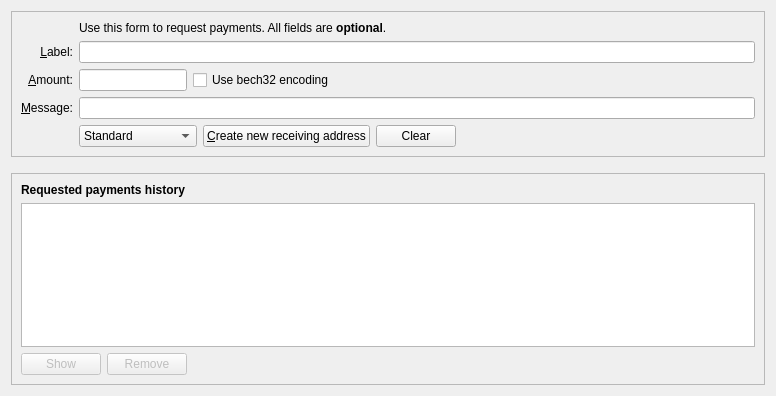
<?xml version="1.0" encoding="UTF-8"?>
<ui version="4.0">
 <class>ReceiveCoinsDialog</class>
 <widget class="QWidget" name="ReceiveCoinsDialog">
  <property name="geometry">
   <rect>
    <x>0</x>
    <y>0</y>
    <width>776</width>
    <height>396</height>
   </rect>
  </property>
  <layout class="QVBoxLayout" name="verticalLayout" stretch="0,0,1">
   <item>
    <widget class="QFrame" name="frame2">
     <property name="sizePolicy">
      <sizepolicy hsizetype="Preferred" vsizetype="Expanding">
       <horstretch>0</horstretch>
       <verstretch>0</verstretch>
      </sizepolicy>
     </property>
     <property name="frameShape">
      <enum>QFrame::StyledPanel</enum>
     </property>
     <property name="frameShadow">
      <enum>QFrame::Sunken</enum>
     </property>
     <layout class="QVBoxLayout" name="verticalLayout_3">
      <item>
       <layout class="QGridLayout" name="gridLayout">
        <item row="5" column="0">
         <widget class="QLabel" name="label">
          <property name="toolTip">
           <string>An optional amount to request. Leave this empty or zero to not request a specific amount.</string>
          </property>
          <property name="text">
           <string>&amp;Amount:</string>
          </property>
          <property name="alignment">
           <set>Qt::AlignRight|Qt::AlignTrailing|Qt::AlignVCenter</set>
          </property>
          <property name="buddy">
           <cstring>reqAmount</cstring>
          </property>
         </widget>
        </item>
        <item row="4" column="0">
         <widget class="QLabel" name="label_2">
          <property name="toolTip">
           <string>An optional label to associate with the new receiving address.</string>
          </property>
          <property name="text">
           <string>&amp;Label:</string>
          </property>
          <property name="alignment">
           <set>Qt::AlignRight|Qt::AlignTrailing|Qt::AlignVCenter</set>
          </property>
          <property name="buddy">
           <cstring>reqMessage</cstring>
          </property>
         </widget>
        </item>
        <item row="6" column="0">
         <widget class="QLabel" name="label_3">
          <property name="toolTip">
           <string>An optional message to attach to the payment request, which will be displayed when the request is opened. Note: The message will not be sent with the payment over the Rubix network.</string>
          </property>
          <property name="text">
           <string>&amp;Message:</string>
          </property>
          <property name="alignment">
           <set>Qt::AlignRight|Qt::AlignTrailing|Qt::AlignVCenter</set>
          </property>
          <property name="buddy">
           <cstring>reqMessage</cstring>
          </property>
         </widget>
        </item>
        <item row="4" column="2">
         <widget class="QLineEdit" name="reqLabel">
          <property name="toolTip">
           <string>An optional label to associate with the new receiving address.</string>
          </property>
         </widget>
        </item>
        <item row="2" column="2">
         <widget class="QLabel" name="label_5">
          <property name="text">
           <string>Use this form to request payments. All fields are &lt;b&gt;optional&lt;/b&gt;.</string>
          </property>
         </widget>
        </item>
        <item row="7" column="0">
         <widget class="QLabel" name="label_4">
          <property name="text">
           <string/>
          </property>
         </widget>
        </item>
        <item row="6" column="2">
         <widget class="QLineEdit" name="reqMessage">
          <property name="toolTip">
           <string>An optional message to attach to the payment request, which will be displayed when the request is opened. Note: The message will not be sent with the payment over the Rubix network.</string>
          </property>
         </widget>
        </item>
        <item row="7" column="2">
         <layout class="QHBoxLayout" name="horizontalLayout">
          <item>
           <widget class="QComboBox" name="cbxAddressType">
            <property name="locale">
             <locale language="English" country="UnitedKingdom"/>
            </property>
            <item>
             <property name="text">
              <string>Standard</string>
             </property>
            </item>
            <item>
             <property name="text">
              <string>Stealth</string>
             </property>
            </item>
            <item>
             <property name="text">
              <string>Extended</string>
             </property>
            </item>
            <item>
             <property name="text">
              <string>Standard 256bit</string>
             </property>
            </item>
           </widget>
          </item>
          <item>
           <widget class="QPushButton" name="receiveButton">
            <property name="minimumSize">
             <size>
              <width>150</width>
              <height>0</height>
             </size>
            </property>
            <property name="text">
             <string>&amp;Create new receiving address</string>
            </property>
            <property name="icon">
             <iconset resource="../bitcoin.qrc">
              <normaloff>:/icons/receiving_addresses</normaloff>:/icons/receiving_addresses</iconset>
            </property>
           </widget>
          </item>
          <item>
           <widget class="QPushButton" name="clearButton">
            <property name="sizePolicy">
             <sizepolicy hsizetype="Minimum" vsizetype="Fixed">
              <horstretch>0</horstretch>
              <verstretch>0</verstretch>
             </sizepolicy>
            </property>
            <property name="toolTip">
             <string>Clear all fields of the form.</string>
            </property>
            <property name="text">
             <string>Clear</string>
            </property>
            <property name="icon">
             <iconset resource="../bitcoin.qrc">
              <normaloff>:/icons/remove</normaloff>:/icons/remove</iconset>
            </property>
            <property name="autoDefault">
             <bool>false</bool>
            </property>
           </widget>
          </item>
          <item>
           <spacer name="horizontalSpacer">
            <property name="orientation">
             <enum>Qt::Horizontal</enum>
            </property>
            <property name="sizeHint" stdset="0">
             <size>
              <width>40</width>
              <height>20</height>
             </size>
            </property>
           </spacer>
          </item>
         </layout>
        </item>
        <item row="7" column="0">
         <widget class="QLabel" name="label_7">
          <property name="text">
           <string/>
          </property>
         </widget>
        </item>
        <item row="5" column="2">
         <layout class="QHBoxLayout" name="horizontalLayout_6">
          <item>
           <widget class="BitcoinAmountField" name="reqAmount">
            <property name="sizePolicy">
             <sizepolicy hsizetype="Fixed" vsizetype="Fixed">
              <horstretch>0</horstretch>
              <verstretch>0</verstretch>
             </sizepolicy>
            </property>
            <property name="minimumSize">
             <size>
              <width>80</width>
              <height>0</height>
             </size>
            </property>
            <property name="maximumSize">
             <size>
              <width>1000</width>
              <height>100</height>
             </size>
            </property>
            <property name="toolTip">
             <string>An optional amount to request. Leave this empty or zero to not request a specific amount.</string>
            </property>
           </widget>
          </item>
          <item>
           <widget class="QCheckBox" name="useBech32">
            <property name="sizePolicy">
             <sizepolicy hsizetype="Fixed" vsizetype="Fixed">
              <horstretch>0</horstretch>
              <verstretch>0</verstretch>
             </sizepolicy>
            </property>
            <property name="maximumSize">
             <size>
              <width>1000</width>
              <height>16777215</height>
             </size>
            </property>
            <property name="focusPolicy">
             <enum>Qt::StrongFocus</enum>
            </property>

            <property name="toolTip">
             <string>Use bech32 encoding.</string>
            </property>
            <property name="text">
             <string>Use bech32 encoding</string>
            </property>
           </widget>
          </item>
          <item>
           <spacer name="horizontalSpacer_3">
            <property name="orientation">
             <enum>Qt::Horizontal</enum>
            </property>
            <property name="sizeHint" stdset="0">
             <size>
              <width>0</width>
              <height>0</height>
             </size>
            </property>
           </spacer>
          </item>
         </layout>
        </item>
       </layout>
      </item>
     </layout>
    </widget>
   </item>
   <item>
    <spacer name="verticalSpacer_2">
     <property name="orientation">
      <enum>Qt::Vertical</enum>
     </property>
     <property name="sizeHint" stdset="0">
      <size>
       <width>20</width>
       <height>10</height>
      </size>
     </property>
    </spacer>
   </item>
   <item>
    <widget class="QFrame" name="frame">
     <property name="sizePolicy">
      <sizepolicy hsizetype="Preferred" vsizetype="Expanding">
       <horstretch>0</horstretch>
       <verstretch>0</verstretch>
      </sizepolicy>
     </property>
     <property name="frameShape">
      <enum>QFrame::StyledPanel</enum>
     </property>
     <property name="frameShadow">
      <enum>QFrame::Raised</enum>
     </property>
     <layout class="QVBoxLayout" name="verticalLayout_2">
      <item>
       <widget class="QLabel" name="label_6">
        <property name="font">
         <font>
          <weight>75</weight>
          <bold>true</bold>
         </font>
        </property>
        <property name="text">
         <string>Requested payments history</string>
        </property>
       </widget>
      </item>
      <item>
       <widget class="QTableView" name="recentRequestsView">
        <property name="contextMenuPolicy">
         <enum>Qt::CustomContextMenu</enum>
        </property>
        <property name="tabKeyNavigation">
         <bool>false</bool>
        </property>
        <property name="sortingEnabled">
         <bool>true</bool>
        </property>
       </widget>
      </item>
      <item>
       <layout class="QHBoxLayout" name="horizontalLayout_2">
        <item>
         <widget class="QPushButton" name="showRequestButton">
          <property name="enabled">
           <bool>false</bool>
          </property>
          <property name="toolTip">
           <string>Show the selected request (does the same as double clicking an entry)</string>
          </property>
          <property name="text">
           <string>Show</string>
          </property>
          <property name="icon">
           <iconset resource="../bitcoin.qrc">
            <normaloff>:/icons/edit</normaloff>:/icons/edit</iconset>
          </property>
          <property name="autoDefault">
           <bool>false</bool>
          </property>
         </widget>
        </item>
        <item>
         <widget class="QPushButton" name="removeRequestButton">
          <property name="enabled">
           <bool>false</bool>
          </property>
          <property name="toolTip">
           <string>Remove the selected entries from the list</string>
          </property>
          <property name="text">
           <string>Remove</string>
          </property>
          <property name="icon">
           <iconset resource="../bitcoin.qrc">
            <normaloff>:/icons/remove</normaloff>:/icons/remove</iconset>
          </property>
          <property name="autoDefault">
           <bool>false</bool>
          </property>
         </widget>
        </item>
        <item>
         <spacer name="horizontalSpacer_2">
          <property name="orientation">
           <enum>Qt::Horizontal</enum>
          </property>
          <property name="sizeHint" stdset="0">
           <size>
            <width>40</width>
            <height>20</height>
           </size>
          </property>
         </spacer>
        </item>
       </layout>
      </item>
     </layout>
    </widget>
   </item>
  </layout>
 </widget>
 <customwidgets>
  <customwidget>
   <class>BitcoinAmountField</class>
   <extends>QLineEdit</extends>
   <header>qt/bitcoinamountfield.h</header>
   <container>1</container>
  </customwidget>
 </customwidgets>
 <tabstops>
  <tabstop>reqLabel</tabstop>
  <tabstop>reqAmount</tabstop>
  <tabstop>useBech32</tabstop>
  <tabstop>reqMessage</tabstop>
  <tabstop>receiveButton</tabstop>
  <tabstop>clearButton</tabstop>
  <tabstop>recentRequestsView</tabstop>
  <tabstop>showRequestButton</tabstop>
  <tabstop>removeRequestButton</tabstop>
 </tabstops>
 <resources>
  <include location="../bitcoin.qrc"/>
 </resources>
 <connections/>
</ui>
